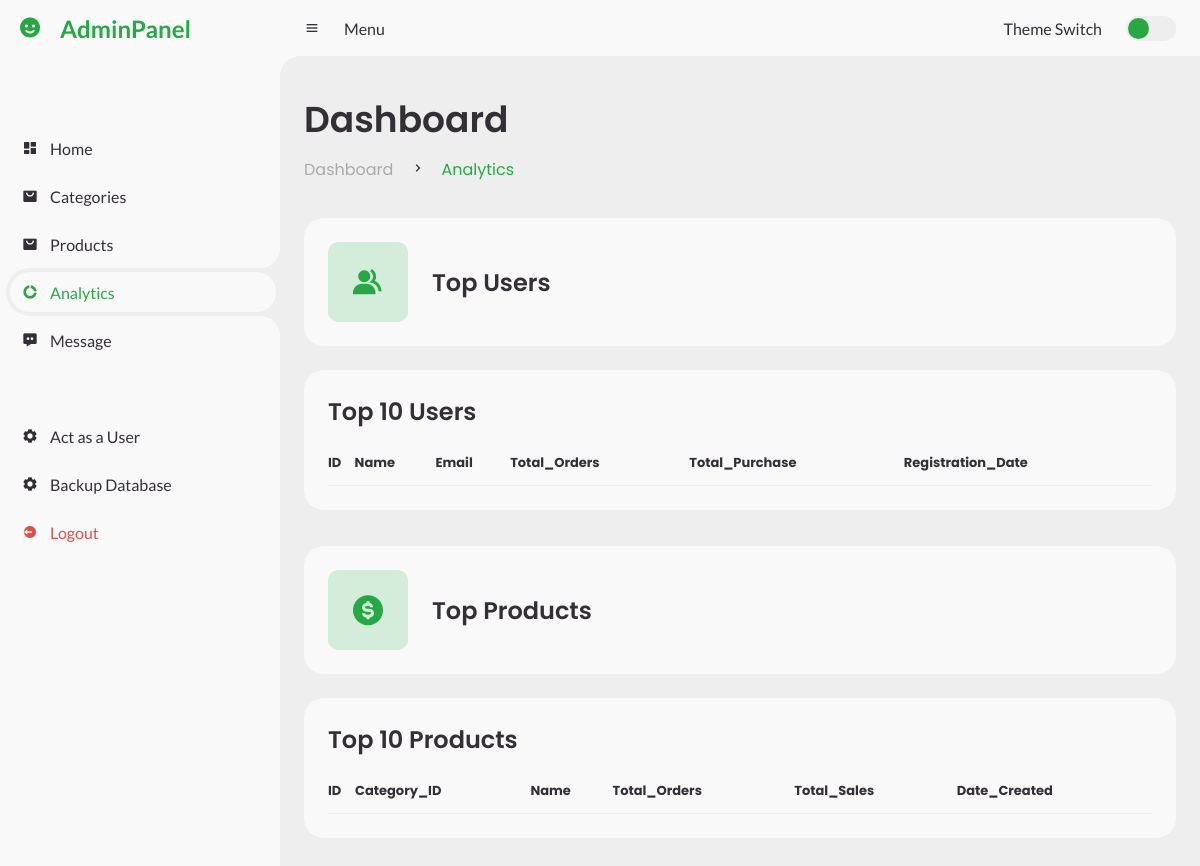
Page /admin/?analytics=true (signed in) on the earlier database version.
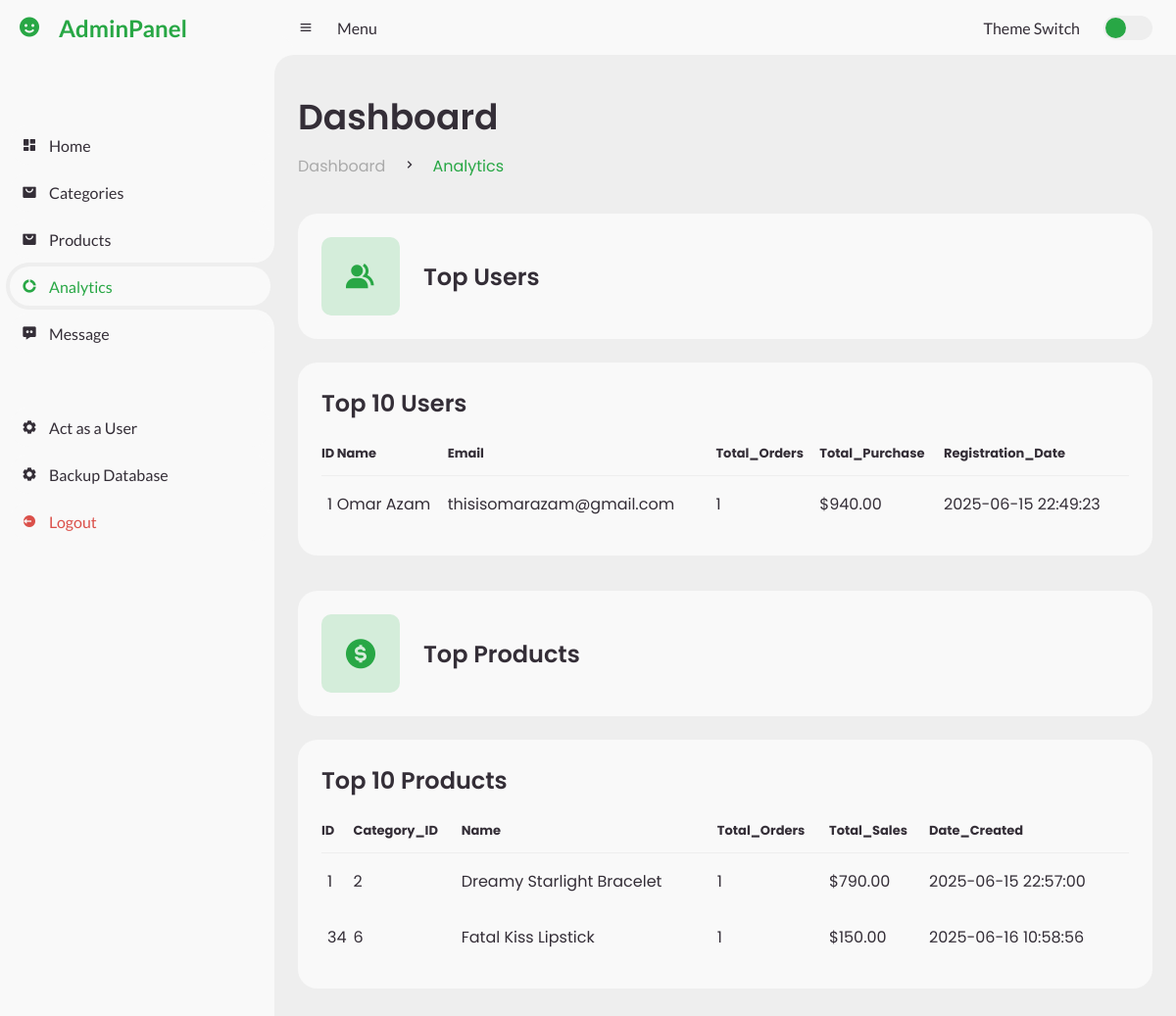
Same page on the later database version.
### tables this page shows
CREATE TABLE `users` (
  `id` int(11) NOT NULL AUTO_INCREMENT,
  `name` varchar(255) NOT NULL,
  `email` varchar(255) NOT NULL,
  `number` varchar(11) NOT NULL,
  `dob` date NOT NULL,
  `gender` varchar(10) NOT NULL,
  `password` varchar(255) NOT NULL,
  `role` varchar(20) NOT NULL DEFAULT 'user',
  `created_at` timestamp NOT NULL DEFAULT current_timestamp(),
  PRIMARY KEY (`id`)
);

CREATE TABLE `products` (
  `id` int(11) NOT NULL AUTO_INCREMENT,
  `name` varchar(255) NOT NULL,
  `image_name` varchar(255) NOT NULL,
  `description` text NOT NULL,
  `image_path` varchar(255) NOT NULL,
  `price` int(11) NOT NULL,
  `category_id` int(11) NOT NULL,
  `created_at` timestamp NOT NULL DEFAULT current_timestamp(),
  PRIMARY KEY (`id`),
  KEY `category_id` (`category_id`),
  CONSTRAINT `products_ibfk_1` FOREIGN KEY (`category_id`) REFERENCES `category` (`id`) ON DELETE CASCADE
);

### admin/client/analytics.php (the view)
<div class="head-title">
    <div class="left">
        <h1>Dashboard</h1>
        <ul class="breadcrumb">
            <li>
                <a href="#">Dashboard</a>
            </li>
            <li><i class='bx bx-chevron-right'></i></li>
            <li>
                <a class="active" href="#">Analytics</a>
            </li>
        </ul>
    </div>
</div>
<ul class="box-info">
    <li>
        <i class='bx bxs-group'></i>
        <span class="text">
            <h3>Top Users</h3>
        </span>
    </li>
</ul>
<div class="table-data">
    <div class="order">
        <div class="head">
            <h3>Top 10 Users</h3>
        </div>
        <table>
            <thead>
                <tr>
                    <th>ID</th>
                    <th>Name</th>
                    <th>Email</th>
                    <th>Total_Orders</th>
                    <th>Total_Purchase</th>
                    <th>Registration_Date</th>
                </tr>
            </thead>
            <tbody>
                <?php
                $sql = "SELECT user_id, COUNT(*) AS order_count, SUM(total_amount) AS total_spent FROM orders GROUP BY user_id ORDER BY total_spent DESC LIMIT 10;";
                $result = $conn->query($sql);
                if (isset($result)) {
                    if ($result->num_rows > 0) {
                        while ($row = $result->fetch_assoc()) {
                            $user_id = $row['user_id'];
                            $total_order = $row['order_count'];
                            $total_purchase = $row['total_spent'];
                            $user_sql = "SELECT * FROM users Where id = $user_id;";
                            $user_result = $conn->query($user_sql);
                            while ($user_row = $user_result->fetch_assoc()) {
                                $name = $user_row['name'];
                                $email = $user_row['email'];
                                $registration = $user_row['created_at'];
                                echo "<tr>
                    <td>
                    <p>$user_id</p>
                    </td>
                    <td>$name</td>
                    <td>$email</td>
                    <td>$total_order</td>
                    <td>$$total_purchase.00</td>
                    <td>$registration</td>
                </tr>";
                            }
                        }
                    }
                }
                ?>
            </tbody>
        </table>
    </div>
</div>
<ul class="box-info">
    <li>
        <i class='bx bxs-dollar-circle'></i>
        <span class="text">
            <h3>Top Products</h3>
        </span>
    </li>
</ul>
<div class="table-data">
    <div class="order">
        <div class="head">
            <h3>Top 10 Products</h3>
        </div>
        <table>
            <thead>
                <tr>
                    <th>ID</th>
                    <th>Category_ID</th>
                    <th>Name</th>
                    <th>Total_Orders</th>
                    <th>Total_Sales</th>
                    <th>Date_Created</th>
                </tr>
            </thead>
            <tbody>
                <?php
                $sql = "SELECT product_id, COUNT(order_id) AS order_count, SUM(price) AS total_price FROM order_items GROUP BY product_id ORDER BY total_price DESC LIMIT 10;";
                $result = $conn->query($sql);
                if (isset($result)) {
                    if ($result->num_rows > 0) {
                        while ($row = $result->fetch_assoc()) {
                            $product_id = $row['product_id'];
                            $total_order = $row['order_count'];
                            $total_sales = $row['total_price'];
                            $product_sql = "SELECT * FROM products Where id = $product_id;";
                            $product_result = $conn->query($product_sql);
                            while ($product_row = $product_result->fetch_assoc()) {
                                $name = $product_row['name'];
                                $category_id = $product_row['category_id'];
                                $created_at = $product_row['created_at'];
                                echo "<tr>
                    <td>
                    <p>$product_id</p>
                    </td>
                    <td>$category_id</td>
                    <td>$name</td>
                    <td>$total_order</td>
                    <td>$$total_sales.00</td>
                    <td>$created_at</td>
                </tr>";
                            }
                        }
                    }
                }
                ?>
            </tbody>
        </table>
    </div>
</div>

Differences in the rows shown:
now on this page (row unchanged): users: user_id "1", name "Omar Azam", email "thisisomarazam@gmail.com", total_order "1", total_purchase "940", created_at "2025-06-15 22:49:23"
now on this page (row unchanged): products: product_id "1", category "2", name "Dreamy Starlight Bracelet", total_order "1", total_sales "790", created_at "2025-06-15 22:57:00"
added products: product_id "34", category "6", name "Fatal Kiss Lipstick", total_order "1", total_sales "150", created_at "2025-06-16 10:58:56"
